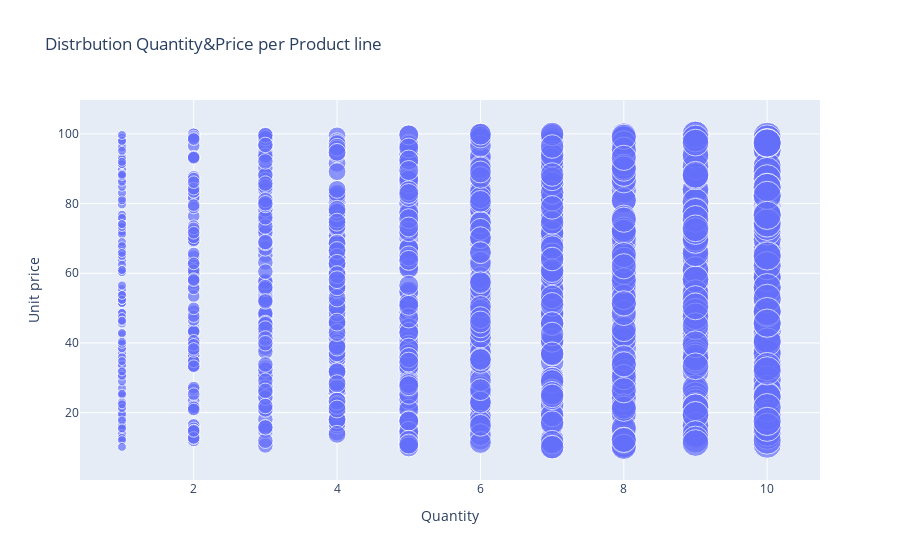

The cell this chart's notebook holds for it:
### Code cell
px.scatter(data_frame=df ,x='Quantity' , y='Unit price',hover_name='Product line',size='Quantity',title='Distrbution Quantity&Price per Product line')

### Figure 1 — Plotly figure (JSON) as saved in the notebook; plotly's stock layout.template omitted (floating-point values rounded to 4 significant figures; data arrays with more than 128 entries replaced by an {"elided": "..."} marker saying what was removed)
{"data": [{"hovertemplate": "<b>%{hovertext}</b><br><br>Quantity=%{marker.size}<br>Unit price=%{y}<extra></extra>", "hovertext": {"elided": "1000 str values"}, "legendgroup": "", "marker": {"color": "#636efa", "size": {"elided": "1000 int values"}, "sizemode": "area", "sizeref": 0.025, "symbol": "circle"}, "mode": "markers", "name": "", "orientation": "v", "showlegend": false, "type": "scatter", "x": {"elided": "1000 int values"}, "xaxis": "x", "y": {"elided": "1000 float values"}, "yaxis": "y"}], "layout": {"legend": {"itemsizing": "constant", "tracegroupgap": 0}, "title": {"text": "Distrbution Quantity&Price per Product line"}, "xaxis": {"anchor": "y", "domain": [0, 1], "title": {"text": "Quantity"}}, "yaxis": {"anchor": "x", "domain": [0, 1], "title": {"text": "Unit price"}}}}
